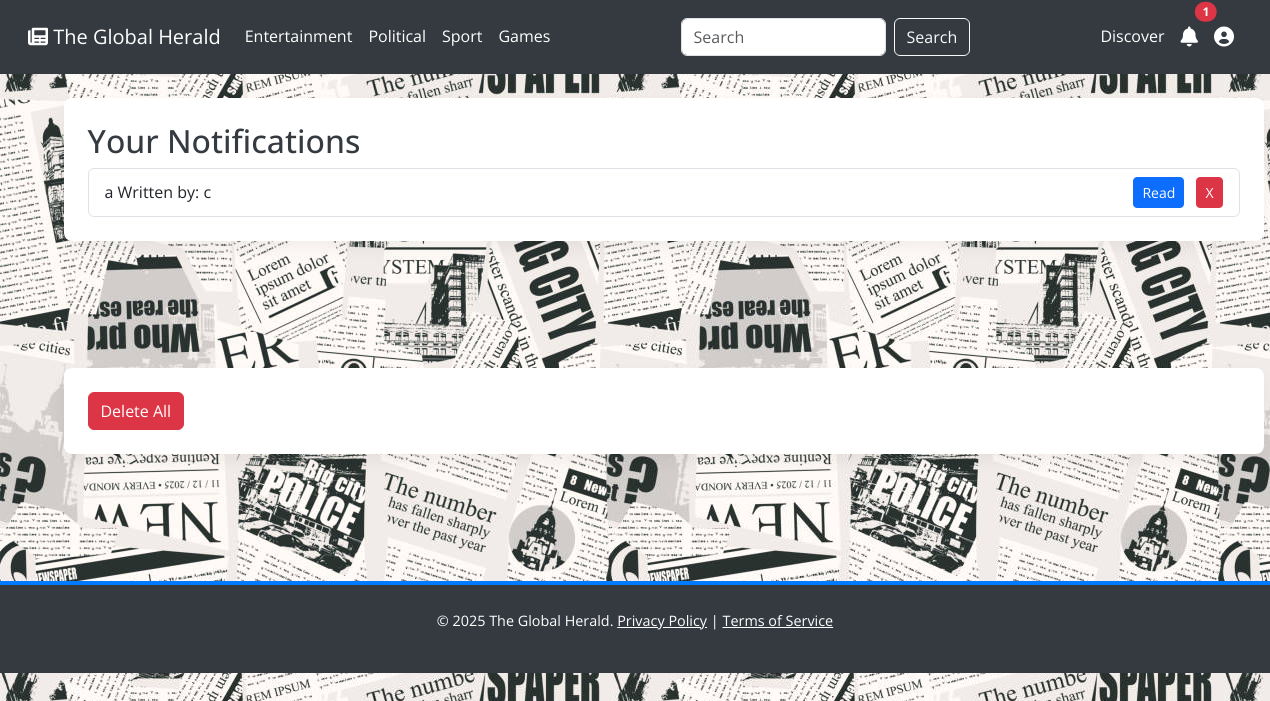
Page /noti.php (signed in) on the earlier database version.
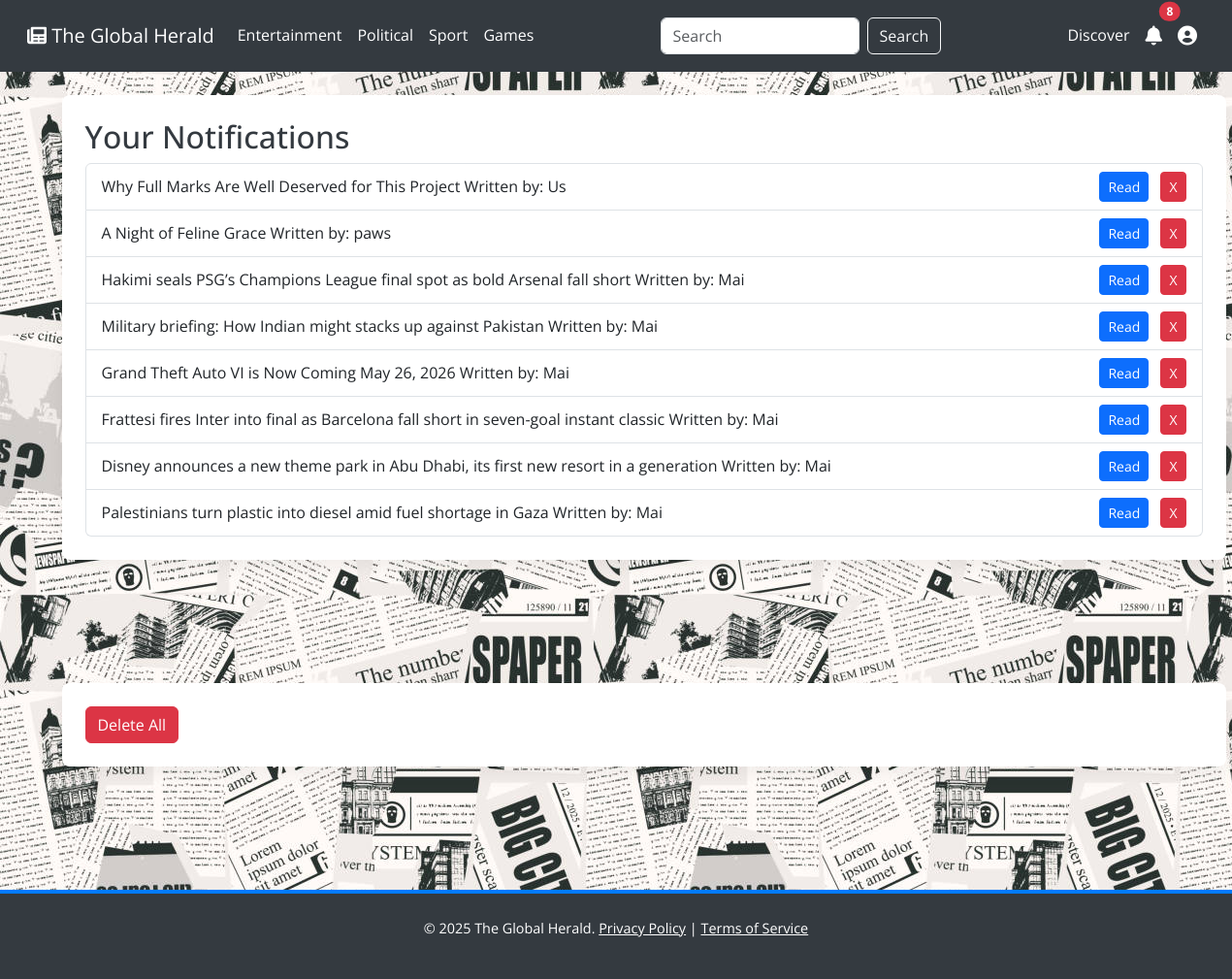
Same page on the later database version.
### tables this page shows
CREATE TABLE `category` (
  `category_id` int(11) NOT NULL,
  `category_name` varchar(255) NOT NULL
);

CREATE TABLE `notfications` (
  `notfication_id` int(11) NOT NULL,
  `user_id` int(11) NOT NULL,
  `notfication_description` varchar(1000) NOT NULL,
  `article_id` int(255) NOT NULL
);

### public/noti.php (called while the page is built, shortened)
<?php
require_once '../src/Controllers/NotificationController.php';
$controller = new NotificationController();
$data = $controller->handleRequest();
$categories_result = $data['categories_result'];
$selected_category = $data['selected_category'];
$notifications_count = $data['notifications_count'];
$notfications = $data['notfications'];
$userObj = $data['userObj'];
require_once '../src/Views/notification_view.php';
?>

### config/Database.php (called while the page is built, shortened)
<?php
class Database
{
    private $host = "localhost";
    private $db_name = "news_api";
    private $username = "root";
    private $password = "";
    private $conn;
    private static $instance = null;
    private function __construct()
    {
        $this->conn = new mysqli($this->host, $this->username, $this->password, $this->db_name);
    }
    public static function getInstance()
    {
        if (self::$instance === null) {
            self::$instance = new Database();
        }
        return self::$instance;
    }
    public function getConnection()
    {
        return $this->conn;
    }
}
?>

### src/Controllers/NotificationController.php (called while the page is built, shortened)
<?php
require_once '../config/Database.php';
require_once '../src/Models/User.php';
require_once '../src/Models/Notification.php';
require_once '../src/Models/Admin.php';
class NotificationController
{
    private $articleObj;
    private $userObj;
    private $notificationObj;
    private $adminObj;
    public function __construct()
    {
        $this->db = Database::getInstance()->getConnection();
        $this->articleObj = new Article($this->db);
        $this->userObj = new User($this->db);
        $this->notificationObj = new Notification($this->db);
        $this->adminObj = new Admin($this->db);
    }
    public function handleRequest()
    {
        $categories_result = $this->adminObj->getCategories();
        $selected_category = isset($_GET['category_id']) ? intval($_GET['category_id']) : 0;
        $search_term = isset($_GET['search']) ? trim($_GET['search']) : '';
        $notifications_count = $this->userObj->getNotificationsCount();
        $notfications = [];
        if ($this->userObj->isLoggedIn()) {
            $user_id = $_SESSION['user_id'];
            $notfications = $this->notificationObj->getNotifications($user_id);
        }
        return [
            'categories_result' => $categories_result,
            'selected_category' => $selected_category,
            'search_term' => $search_term,
            'notifications_count' => $notifications_count,
            'notfications' => $notfications,
            'articleObj' => $this->articleObj,
            'userObj' => $this->userObj,
        ];
    }
}
?>

### src/Models/User.php (called while the page is built, shortened)
<?php
class User
{
    private $db;
    private $userId;
    private $notificationsCount;
    public function __construct($db)
    {
        $this->db = $db;
        $this->userId = isset($_SESSION['user_id']) ? $_SESSION['user_id'] : null;
        $this->notificationsCount = 0;
        if ($this->userId !== null) {
            $this->loadSubscription();
            $this->loadNotificationsCount();
        }
    }
    private function loadSubscription()
    {
        $sub_stmt = $this->db->prepare("SELECT plan_ID FROM subscription WHERE user_id = ?");
        $sub_stmt->bind_param("i", $this->userId);
        $sub_stmt->execute();
        $sub_result = $sub_stmt->get_result();
        if ($sub_result && $row = $sub_result->fetch_assoc()) {
            $this->subscriptionName = (int) $row['plan_ID'];
        }
    }
    private function loadNotificationsCount()
    {
        $stmt = $this->db->prepare("SELECT COUNT(*) as count FROM notfications WHERE user_id = ?");
        $stmt->bind_param("i", $this->userId);
        $stmt->execute();
        $result = $stmt->get_result();
        if ($result && $row = $result->fetch_assoc()) {
            $this->notificationsCount = $row['count'];
        }
    }
    public function isLoggedIn()
    {
        return $this->userId !== null;
    }
    public function getNotificationsCount()
    {
        return $this->notificationsCount;
    }
}
?>

### src/Models/Admin.php (called while the page is built, shortened)
<?php
class Admin
{
    private $id, $conn;
    public function __construct($db)
    {
        $this->conn = $db;
    }
    public function getCategories()
    {
        $query = "SELECT * FROM category ORDER BY category_name ASC";
        return $this->conn->query($query);
    }
}

### src/Models/Notification.php (called while the page is built, shortened)
<?php
class Notification
{
    private $conn;
    public function __construct($db)
    {
        $this->conn = $db;
    }
    public function getNotifications($user_id)
    {
        $notifications = [];
        $stmt = $this->conn->prepare("SELECT notfication_id, article_id, notfication_description FROM notfications WHERE user_id = ? ORDER BY notfication_id DESC");
        $stmt->bind_param("i", $user_id);
        $stmt->execute();
        $result = $stmt->get_result();
        while ($row = $result->fetch_assoc()) {
            $notifications[] = $row;
        }
        return $notifications;
    }
}
?>

### src/Views/notification_view.php (the view, shortened to what the changed rows need)
<!DOCTYPE html>
<html lang="en">
<head>
    <link href="https://cdn.jsdelivr.net/npm/bootstrap@5.3.0/dist/css/bootstrap.min.css" rel="stylesheet" />
    <link rel="stylesheet" href="https://cdnjs.cloudflare.com/ajax/libs/font-awesome/6.0.0-beta3/css/all.min.css" />
    <link rel="stylesheet" href="style/index.css" />
</head>
<body>
    <?php include 'navbar.php'; ?>
    <div class="container mt-4">
        <h2>Your Notifications</h2>
        <?php if (count($notfications) === 0): ?>
            <p>No notifications found.</p>
        <?php else: ?>
            <div id="notfications-list" class="list-group">
                <?php foreach ($notfications as $notfication): ?>
                    <div class="list-group-item d-flex justify-content-between align-items-center"
                        data-notfication-id="<?= $notfication['notfication_id'] ?>">
                        <div class="notfication-description"><?= htmlspecialchars($notfication['notfication_description']) ?>
                        </div>
                        <div>
                            <a href="article.php?id=<?= $notfication['article_id'] ?>"
                                class="btn btn-primary btn-sm me-2">Read</a>
                            <button class="btn btn-danger btn-sm delete-btn">X</button>
                        </div>
                    </div>
                <?php endforeach; ?>
            </div>
        <?php endif; ?>
    </div>
    <link rel="stylesheet" href="https://cdnjs.cloudflare.com/ajax/libs/font-awesome/6.0.0/css/all.min.css"
 />
</body>
</html>

### src/Views/navbar.php (shortened to what the changed rows need)
<nav class="navbar navbar-expand-lg navbar-dark">
    <div class="container-fluid">
        <div class="collapse navbar-collapse" id="navbarNav">
            <ul class="navbar-nav me-auto mb-2 mb-lg-0">
                <?php
                $categories_result->data_seek(0);
                while ($category = $categories_result->fetch_assoc()): ?>
                    <li class="nav-item">
                        <a class="nav-link <?= $selected_category == $category['category_id'] ? 'active' : '' ?>"
                            href="index.php?category_id=<?= $category['category_id'] ?>">
                            <?= htmlspecialchars($category['category_name']) ?>
                        </a>
                    </li>
                <?php endwhile; ?>
            </ul>
            <ul class="navbar-nav ms-auto">
                <?php if ($userObj->isLoggedIn() || $userObj->isSignedUp()): ?>
                    <li class="
                                                    nav-item">
                        <a class="nav-link position-relative" href="noti.php" title="Notifications">
                            <i class="fas fa-bell fa-lg"></i>
                            <?php if ($notifications_count > 0): ?>
                                <span class="position-absolute top-0 start-100 translate-middle badge rounded-pill bg-danger">
                                    <?= $notifications_count ?>
                                </span>
                            <?php endif; ?>
                        </a>
                    </li>
                <?php endif; ?>
            </ul>
        </div>
    </div>
</nav>

Differences in the rows shown:
removed notfications: notfication_description "a Written by: c"
added notfications: notfication_description "Why Full Marks Are Well Deserved for This Project Written by: Us"
added notfications: notfication_description "A Night of Feline Grace Written by: paws"
added notfications: notfication_description "Hakimi seals PSG’s Champions League final spot as bold Arsenal fall short Written by: Mai"
added notfications: notfication_description "Military briefing: How Indian might stacks up against Pakistan Written by: Mai"
added notfications: notfication_description "Grand Theft Auto VI is Now Coming May 26, 2026 Written by: Mai"
added notfications: notfication_description "Frattesi fires Inter into final as Barcelona fall short in seven-goal instant classic Written by: Mai"
added notfications: notfication_description "Disney announces a new theme park in Abu Dhabi, its first new resort in a generation Written by: Mai"
added notfications: notfication_description "Palestinians turn plastic into diesel amid fuel shortage in Gaza Written by: Mai"
Other differences:
$notifications_count: "1" → "8"
